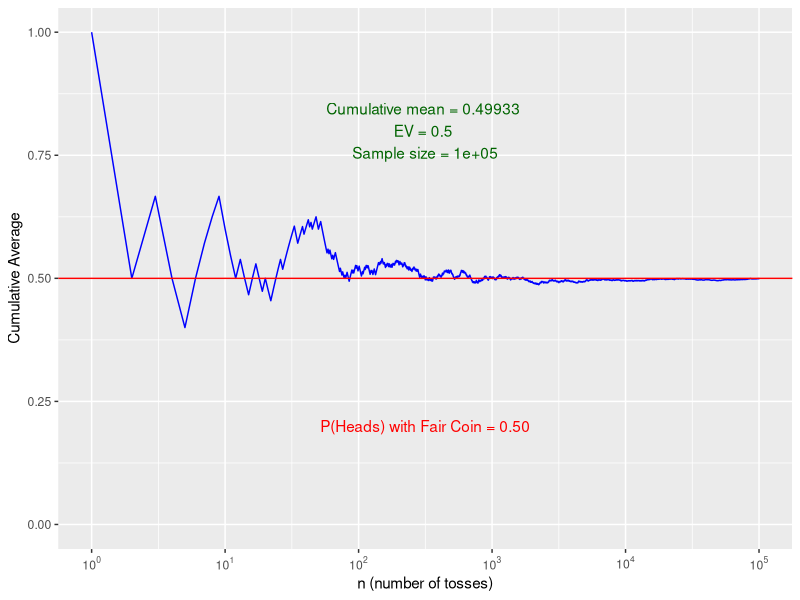

Write the R code that produced this figure.
## ---- chunk 1
library(knitr)
knitr::opts_chunk$set(tidy=T, 
               fig.width=10,
               fig.height=5,
               fig.align='left',
               warning=FALSE,
               message=FALSE,
               echo=TRUE)
options(width = 120)
library(ggplot2)
library(scales)
## ---- chunk 2
tossCoin = function(n=30, p=0.5) {

  # create a probability distribution, a vector of outcomes (H/T are coded using 0/1)
  # and their associated probabilities
  outcomes = c(0,1) # sample space
  probabilities = c(1-p,p)
  
  # create a random sample of n flips; this could also be done with
  # the rbinom() function, but sample() is perhaps more useful
  flips = sample(outcomes,n,replace=T,prob=probabilities)
  
  # now create a cumulative mean vector
  cum_sum = cumsum(flips)
  index = c(1:n)
  cum_mean = cum_sum / index
  
  # now combine the index, flips and cum_mean vectors
  # into a data frame and return it
  # return(data.frame(index,flips,cum_mean))
  return(data.frame(index,cum_mean))
}
## ---- chunk 3
ggplotCoinTosses = function(n=30, p=.50) {
  # visualize how cumulative average converges on p  
  # roll the dice n times and calculate means
  trial1 = tossCoin(n,p)
  max_y = ceiling(max(trial1$cum_mean))
  if (max_y < .75) max_y = .75 
  min_y = floor(min(trial1$cum_mean))
  if (min_y > .4) min_y = .4
  
  # calculate last mean and standard error
  last_mean = round(trial1$cum_mean[n],9)
  
  # plot the results together
  plot1 = ggplot(trial1, aes(x=index,y=cum_mean)) +
    geom_line(colour = "blue") +
    geom_abline(intercept=0.5,slope=0, color = 'red', size=.5) +      
    theme(plot.title = element_text(size=rel(1.5)),
          panel.background = element_rect()) +
    labs(x = "n (number of tosses)", 
         y = "Cumulative Average") +
    scale_y_continuous(limits = c(min_y, max_y)) +
    scale_x_continuous(trans = "log10",
                       breaks = trans_breaks("log10",function(x) 10^x),
                       labels = trans_format("log10",math_format(10^.x))) +
    annotate("text",
             label=paste("Cumulative mean =", last_mean,
                         "\nEV =",  p,
                         "\nSample size =", n), 
             y=(max_y - .20), 
             x=10^(log10(n)/2), colour="darkgreen") +
    annotate("text",
           label=paste("P(Heads) with Fair Coin = 0.50"), 
           y=(max_y - .80), 
           x=10^(log10(n)/2), colour="red")

  return(plot1)
}  
# call the function; let's use a fair coin
ggplotCoinTosses(100000, .50)
## ---- chunk 4
sessionInfo()
